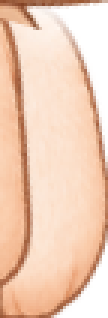
#> input picture spine_samples/approved_pose_walk_20261119/parts/arm_far.png, 36 x 106 px (shown 3 times larger)
$ python -i generate_right_front_walk_rig.py   (imports and definitions only)
#> lines starting #> are read from the running program, lines starting #| are printed output that depends on the picture
from __future__ import annotations

import hashlib
import json
import math
import zipfile
from pathlib import Path

import cv2
import numpy as np
from PIL import Image, ImageChops, ImageDraw

ROOT = Path(__file__).resolve().parent
SOURCE = Path(r"I:\彩虹AI\design\AI玩具_design\美术资源\棉花娃娃\基础角色-测试\右前¾侧图层.png")
OUT = ROOT / "generated_rig" / "right_front_walk"
PARTS = OUT / "parts"
CANVAS = (768, 768)
STATUS = "已提取/程序补底·待美术精修"
DURATION = 0.8
KEY_COUNT = 25

# 二值分区只裁切原像素，不重复乘原始透明度；局部补底单独记录。
MASKS = {
    "head": [(150, 90), (610, 90), (610, 410), (488, 425), (454, 433), (427, 441), (399, 444), (371, 439), (344, 431), (319, 439), (278, 438), (150, 410)],
    "arm_far": [(452, 450), (479, 464), (497, 501), (508, 535), (502, 550), (480, 556), (472, 545), (468, 514), (461, 485)],
    "arm_near": [(344, 442), (366, 451), (376, 466), (365, 493), (355, 523), (349, 546), (334, 567), (319, 580), (296, 575), (282, 555), (282, 532), (296, 490), (318, 459)],
    "leg_far": [(402, 589), (431, 577), (478, 550), (485, 586), (468, 606), (486, 626), (486, 650), (448, 657), (413, 648), (398, 625)],
    "leg_near": [(312, 561), (348, 565), (374, 576), (398, 590), (405, 607), (399, 627), (411, 645), (408, 672), (332, 679), (310, 650), (310, 623), (319, 606)],
}
PART_ORDER = ["leg_far", "leg_near", "body", "arm_far", "arm_near", "head"]
PART_META = {
    "body": {"label": "躯干", "bone": "body", "slot": "slot_body", "pivot": (390, 532), "status": STATUS},
    "head": {"label": "头部", "bone": "head", "slot": "slot_head", "pivot": (398, 439), "status": "已提取·待美术精修"},
    "arm_far": {"label": "远侧手臂", "bone": "arm_far", "slot": "slot_arm_far", "pivot": (461, 470), "status": "已提取·待美术精修；摆幅±3.5°"},
    "arm_near": {"label": "近侧手臂", "bone": "arm_near", "slot": "slot_arm_near", "pivot": (351, 465), "status": "已提取·待美术精修；摆幅±3.5°"},
    "leg_far": {"label": "远侧腿", "bone": "leg_far", "slot": "slot_leg_far", "pivot": (437, 579), "status": STATUS + "；未做IK/脚锁"},
    "leg_near": {"label": "近侧腿", "bone": "leg_near", "slot": "slot_leg_near", "pivot": (359, 582), "status": STATUS + "；未做IK/脚锁"},
}
LIMITATIONS = [
    "局部程序补底，不是AI补画；隐藏区未AI补全，不代表完全没有补底",
    "仅颈肩/髋窄带及腿切口内部重叠带有程序支撑色，不代表真实被遮挡结构",
    "当前为刚性region，不含mesh/weights/IK；没有脚锁，不保证脚底不滑动",
    "摆幅受有限支撑范围约束，样件待美术精修及Spine/Unity目标运行时验收",
]


# [41 lines left out: functions make_mask, crop_layer, compose, nearest_color, paint_support, not called in this run]


def extract_layers(source: np.ndarray) -> tuple[dict, dict, dict, dict]:
    visible = source[:, :, 3] > 0
    assigned = np.zeros(visible.shape, dtype=bool)
    ownership = {}
    # 高绘制层优先，原图各像素恰好归属一个部件，避免透明边缘重复叠加。
    for name in reversed(PART_ORDER):
        if name == "body":
            continue
        mask = np.asarray(make_mask(CANVAS, MASKS[name])) > 0
        ownership[name] = mask & visible & ~assigned
        assigned |= ownership[name]
    body = visible & ~assigned
    count, labels, stats, _ = cv2.connectedComponentsWithStats(body.astype(np.uint8), 8)
    islands = []
    if count > 1:
        largest = 1 + int(np.argmax(stats[1:, cv2.CC_STAT_AREA]))
        distances = {
            name: cv2.distanceTransform((~mask).astype(np.uint8), cv2.DIST_L2, 5)
            for name, mask in ownership.items()
        }
        for label in range(1, count):
            if label == largest:
                continue
            island = labels == label
            target = min(distances, key=lambda name: float(distances[name][island].mean()))
            ownership[target] |= island
            body[island] = False
            islands.append({"pixels": int(island.sum()), "reassignedTo": target})
    yy, xx = np.indices(visible.shape)
    neck_internal = np.asarray(make_mask(CANVAS, [
        (353, 429), (417, 428), (453, 446), (459, 455), (337, 455),
    ])) > 0
    neck_fragments = body & (yy < 451) & ~neck_internal
    ownership["head"] |= neck_fragments
    body[neck_fragments] = False
    ownership["body"] = body
    originals = {}
    for name, mask in ownership.items():
        layer = np.zeros_like(source)
        layer[mask] = source[mask]
        originals[name] = layer

    # 内部躯干轮廓从颈延至下腹/臀，不沿腿或手臂外形扩张。
    support_outline = np.asarray(make_mask(CANVAS, [
        (354, 430), (416, 429), (452, 445), (466, 480), (470, 522),
        (477, 549), (458, 578), (419, 605), (402, 608), (379, 583),
        (342, 570), (333, 548), (343, 510), (346, 477),
    ])) > 0
    yy, xx = np.indices(visible.shape)
    distance = cv2.distanceTransform((~body).astype(np.uint8), cv2.DIST_L2, 5)
    bands = {
        "neck": (yy >= 428) & (yy <= 453) & (distance <= 12),
        "shoulder_near": (xx >= 333) & (xx <= 381) & (yy >= 443) & (yy <= 533) & (distance <= 14),
        "shoulder_far": (xx >= 447) & (xx <= 478) & (yy >= 444) & (yy <= 535) & (distance <= 14),
        "hip": (yy >= 543) & (yy <= 608) & (distance <= 12),
    }
    body_support = np.zeros_like(body)
    band_stats = {}
    for name, band in bands.items():
        restricted = band & support_outline & visible & ~body
        band_stats[name] = int(restricted.sum())
        body_support |= restricted
    final = {name: layer.copy() for name, layer in originals.items()}
    final["body"] = paint_support(originals["body"], body_support, source[:, :, 3])
    # 腿在躯干后绘制：静态可见的髋切口窄带保留原色，不让补底抹掉内裤边。
    # 只重叠内部切口最多12px，不复制整条腿，更不包含脚。
    hip_original_overlap = body_support & bands["hip"]
    final["body"][hip_original_overlap] = source[hip_original_overlap]
    support_masks = {name: np.zeros_like(body) for name in PART_ORDER}
    support_masks["body"] = body_support
    for name in ("leg_far", "leg_near"):
        leg = ownership[name]
        extended = np.zeros_like(leg)
        for shift in range(1, 11):
            extended[:-shift] |= leg[shift:]
        # 只向切口上方最多10px延伸，并且必须完全藏在实心躯干内部。
        opaque_body = final["body"][:, :, 3] == 255
        internal = cv2.erode(opaque_body.astype(np.uint8), np.ones((3, 3), np.uint8)) > 0
        support = extended & ~leg & internal & support_outline & visible
        support &= yy <= PART_META[name]["pivot"][1] + 12
        final[name] = paint_support(originals[name], support, source[:, :, 3])
        support_masks[name] = support
    detail = {
        "method": "局部程序补底，不是AI补画",
        "bodyBandPixels": band_stats,
        "bodyHipOriginalOverlapPixels": int(hip_original_overlap.sum()),
        "bodyInpaintPixelsRetained": int((body_support & ~hip_original_overlap).sum()),
        "neckFragmentsReassignedToHead": int(neck_fragments.sum()),
        "bodyMaximumDistancePx": 14,
        "legUpwardExtensionLimitPx": 10,
        "inpaintRadiusPx": 3,
        "supportPixels": {name: int(mask.sum()) for name, mask in support_masks.items()},
        "bodyIslandsReassigned": islands,
        "originalPixelsPreservedPerPart": {
            name: bool(np.array_equal(final[name][mask], source[mask]))
            for name, mask in ownership.items()
        },
        "newPixelsOutsideSourceSilhouette": int(sum(np.count_nonzero(mask & ~visible) for mask in support_masks.values())),
        "legSupportCoveredByOpaqueBody": all(
            bool(np.all(final["body"][support_masks[name], 3] == 255)) for name in ("leg_far", "leg_near")
        ),
    }
    return originals, final, support_masks, detail


# [81 lines left out: functions atlas_pack, contact_sheet, walk_timelines, pixel_metrics, not called in this run]


def write_json(path: Path, data: dict) -> None:
    path.write_text(json.dumps(data, ensure_ascii=False, indent=2) + "\n", encoding="utf-8")


# [213 lines left out: function main, not called in this run]


# [2 lines not run here, left out]

>>> import cv2
>>> picture = cv2.imread('../spine_samples/approved_pose_walk_20261119/parts/arm_far.png', cv2.IMREAD_GRAYSCALE)
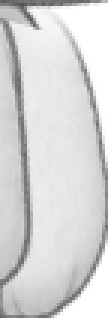
#> picture: shape (106, 36) (shown 3 times larger); min 81, max 255, mean 213.7
#> (the run stopped early here; a loop or call above may not have finished)

$ run again, on spine_samples/approved_pose_walk_20261119/parts/shorts.png
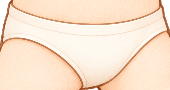
#> input picture spine_samples/approved_pose_walk_20261119/parts/shorts.png, 170 x 90 px
#> `picture = cv2.imread('../spine_samples/approved_pose_walk_20261119/par..`:
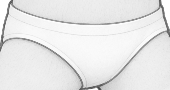
#> picture: shape (90, 170); min 72, max 255, mean 231.6
